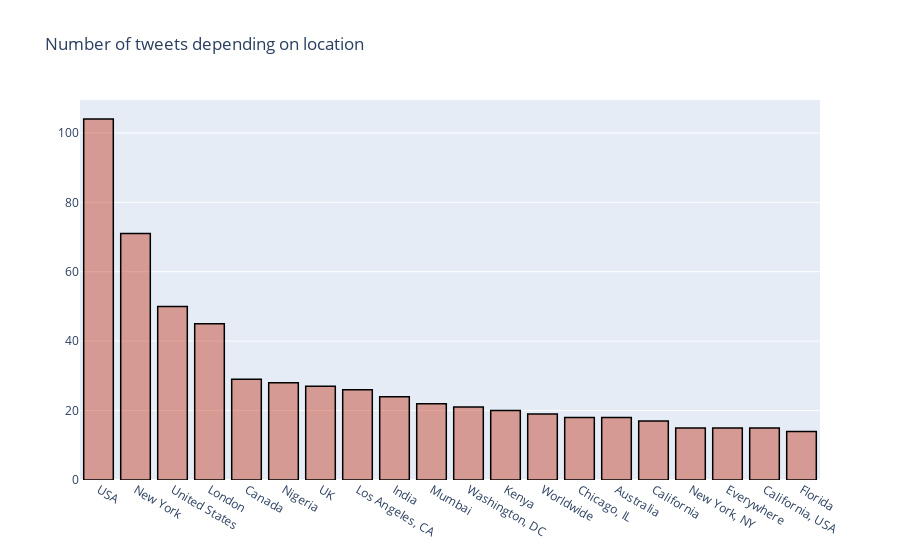

The cell this chart's notebook holds for it:
### Code cell
# Tweets per location

cnt_ = train['location'].value_counts()
cnt_.reset_index()
cnt_ = cnt_[:20,]
trace1 = go.Bar(
                x = cnt_.index,
                y = cnt_.values,
                name = "Number of tweets in dataset according to location",
                marker = dict(color = 'rgba(200, 74, 55, 0.5)',
                             line=dict(color='rgb(0,0,0)',width=1.5)),
                )

data = [trace1]
layout = go.Layout(barmode = "group",title = 'Number of tweets depending on location')
fig = go.Figure(data = data, layout = layout)
py.iplot(fig)

### Figure 1 — Plotly figure (JSON) as saved in the notebook; plotly's stock layout.template omitted (floating-point values rounded to 4 significant figures)
{"data": [{"marker": {"color": "rgba(200, 74, 55, 0.5)", "line": {"color": "rgb(0,0,0)", "width": 1.5}}, "name": "Number of tweets in dataset according to location", "type": "bar", "x": ["USA", "New York", "United States", "London", "Canada", "Nigeria", "UK", "Los Angeles, CA", "India", "Mumbai", "Washington, DC", "Kenya", "Worldwide", "Chicago, IL", "Australia", "California", "New York, NY", "Everywhere", "California, USA", "Florida"], "y": [104, 71, 50, 45, 29, 28, 27, 26, 24, 22, 21, 20, 19, 18, 18, 17, 15, 15, 15, 14]}], "layout": {"barmode": "group", "title": {"text": "Number of tweets depending on location"}}}
